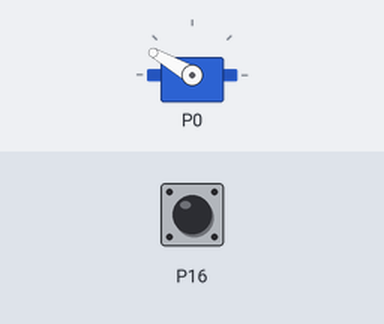
Recording of a program running on a simulated BBC micro:bit (MakeCode). Parts: servo. Inputs (shaded band) come from the test bench; at power-on: P16 LOW.

Above: at 1.2 s.
1.3 s: P16 pulled HIGH for 3.2 s
At 2.4 s:
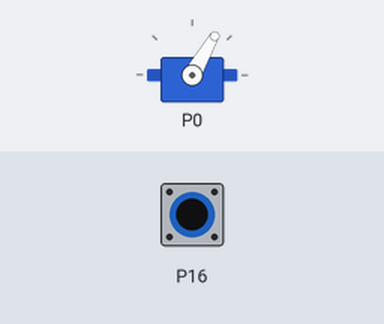
6.8 s: P16 pulled HIGH for 0.15 s
At 9.5 s:
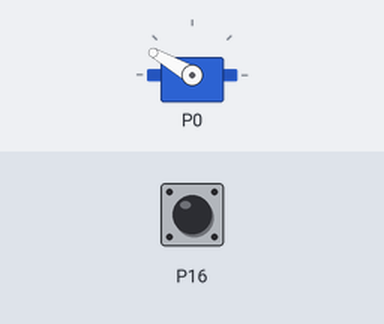
9.9 s: P16 pulled HIGH for 1 s
At 10.4 s:
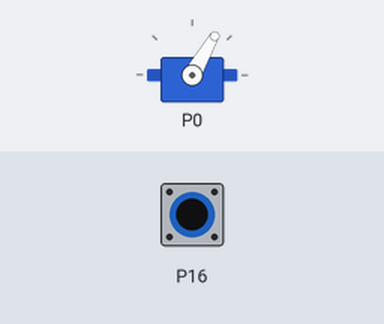
Timing chart, 0 to 13.4 s (numbered marks = the images above; inputs shaded):
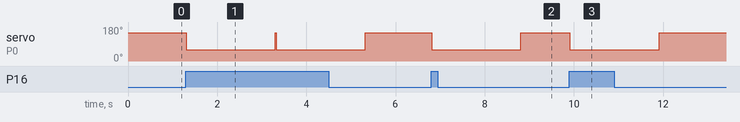

Measured:
- after the input at 1.3 s, servo on P0: 150° → 60° at once, → 150° 4.0 s later
- after the input at 6.8 s, servo on P0: 150° → 60° at once, → 150° 2.0 s later
- after the input at 9.9 s, servo on P0: 150° → 60° at once, → 150° 2.0 s later

The program:

main.ts
```typescript
function réisialisation () {
    _1 = 0
    _2 = 0
    servos.P0.setAngle(150)
}
let _2 = 0
let _1 = 0
_2 = 0
_1 = 0
servos.P0.setAngle(150)
basic.forever(function () {
    _2 = pins.digitalReadPin(DigitalPin.P16)
    if (_1 != _2) {
        servos.P0.setAngle(60)
        basic.pause(2000)
    }
    réisialisation()
})
```

test.ts
```typescript
// les tests vont ici ; cela ne sera pas compilé si ce paquet est utilisé en tant qu'extension.
```
